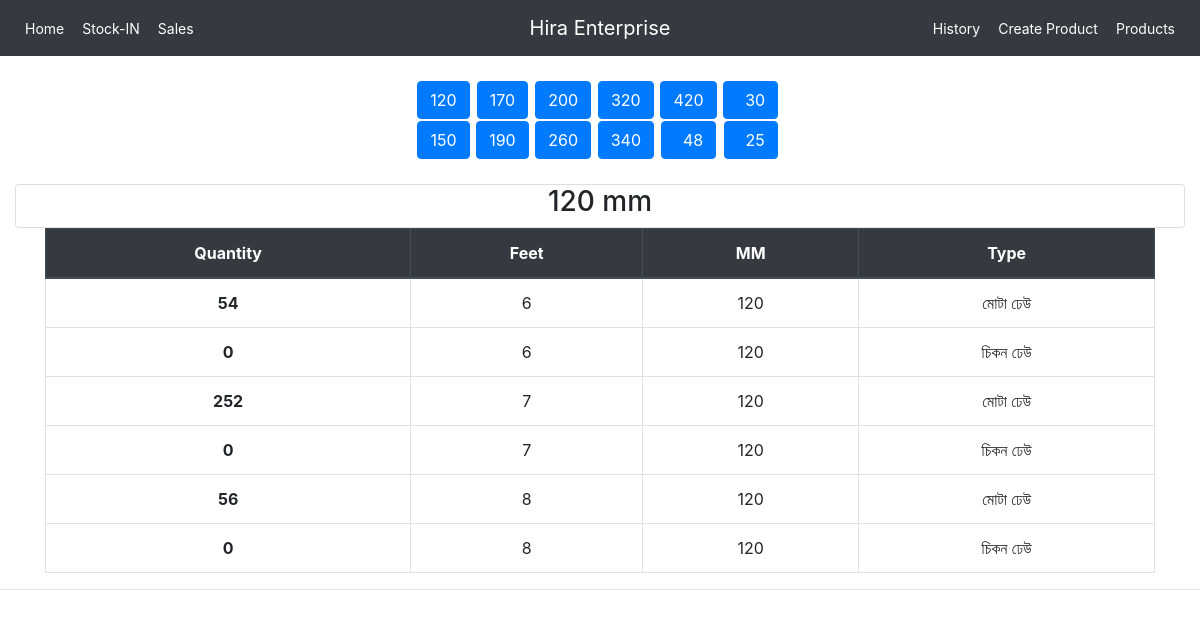
The page /new/120 on the database its author committed.
### stock/models.py (models this page shows, shortened)
class Product(models.Model):
    pieces = models.IntegerField(default=0)
    feet = models.CharField(max_length=200,null=True,choices=FEETs)
    mm = models.CharField(max_length=200,null=True,choices=MMs)
    types = models.CharField(max_length=200,null=True,choices= TYPEs)
    class Meta:
        ordering = ['mm','feet'] #Sort in desc order

### stock/views.py (the view)
# urls.py: path("new/<str:pk>",views.newview, name="new_view"),
def newview(request,pk):
    s= Product.objects.filter(mm=pk)
    return render(request, 'newview.html', {'s':s,'pk':pk})

### stock/templates/newview.html (shortened to what this page needs)
{% extends 'main.html' %}
{% load static %}
{% block body %}<br>
<div class="row align-middle text-center">
    <table class="mx-auto center">
        <tr>
            <td px-0><a class="btn btn-primary" href="/new/120" role="button">120</a>&nbsp</td>
            <td><a class="btn btn-primary" href="/new/170" role="button">170</a>&nbsp</td>
            <td><a class="btn btn-primary" href="/new/200" role="button">200</a>&nbsp</td>
            <td><a class="btn btn-primary" href="/new/320" role="button">320</a>&nbsp</td>
            <td><a class="btn  btn-primary" href="/new/420" role="button">420</a>&nbsp</td>
            <td><a class="btn  btn-primary" href="/new/30" role="button"> &nbsp 30</a>&nbsp</td>
        </tr>
        <tr>
            <td><a class="btn  btn-primary" href="/new/150" role="button">150</a>&nbsp</td>
            <td><a class="btn btn-primary" href="/new/190" role="button">190</a>&nbsp</td>
            <td><a class="btn btn-primary" href="/new/260" role="button">260</a>&nbsp</td>
            <td><a class="btn  btn-primary" href="/new/340" role="button">340</a>&nbsp</td>
            <td><a class="btn  btn-primary" href="/new/48" role="button"> &nbsp 48</a>&nbsp</td>
            <td><a class="btn  btn-primary" href="/new/25" role="button"> &nbsp 25</a>&nbsp</td>
        </tr>
</table></div>
<br>
<div class="card  text-center mx-auto"><h3 class="text-center">{{pk}} mm</h3></div>
<div class="col">
    <div class="col-md">
        <table class="table table-bordered">
            <thead class="thead-dark">
              <tr class="text-center ">
                <th scope="col">Quantity</th>
                <th scope="col">Feet</th>
                <th scope="col">MM</th>
                <th scope="col">Type</th>
            </tr>
            </thead>
            <tbody>
            {% for n in s %}
              <tr class="text-center ">
                <th scope="row">{{n.pieces}}</th>
                <td>{{n.feet}}</td>
                <td>{{n.mm}}</td>
                <td>{{n.types}}</td>
              </tr>
              {% endfor %}
            </tbody>
          </table>
</div>
</div>
</div>
{% endblock %}

### rows shown on the page
Product: pieces "54", feet "6", mm "120", types "মোটা ঢেউ"
Product: pieces "0", feet "6", mm "120", types "চিকন ঢেউ"
Product: pieces "252", feet "7", mm "120", types "মোটা ঢেউ"
Product: pieces "0", feet "7", mm "120", types "চিকন ঢেউ"
Product: pieces "56", feet "8", mm "120", types "মোটা ঢেউ"
Product: pieces "0", feet "8", mm "120", types "চিকন ঢেউ"

### other values the page prints
{{ pk }} "120"
